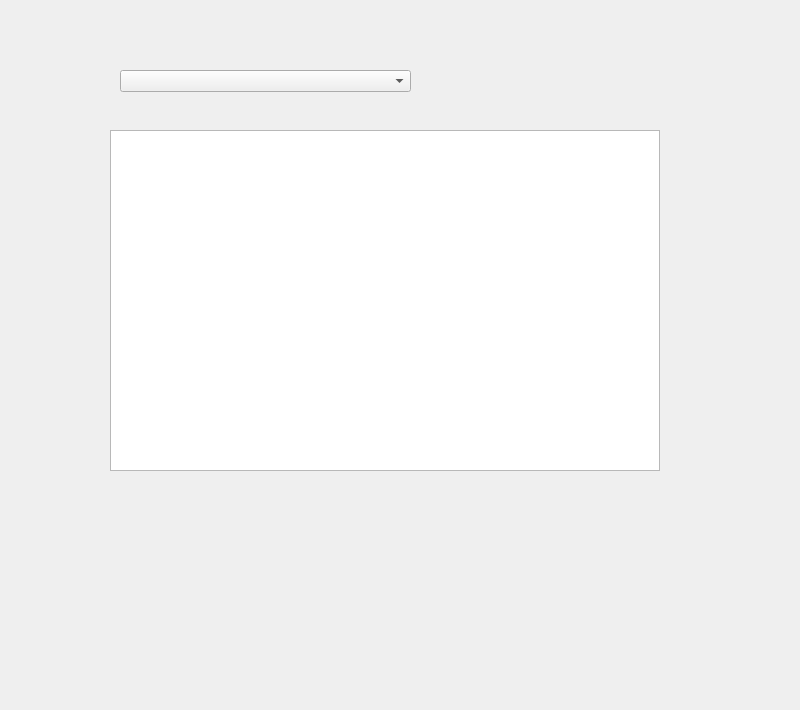
<?xml version="1.0" encoding="UTF-8"?>
<ui version="4.0">
 <class>Before</class>
 <widget class="QMainWindow" name="Before">
  <property name="geometry">
   <rect>
    <x>0</x>
    <y>0</y>
    <width>800</width>
    <height>710</height>
   </rect>
  </property>
  <property name="windowTitle">
   <string>Pricer</string>
  </property>
  <widget class="QWidget" name="centralwidget">
   <widget class="QTextBrowser" name="Details">
    <property name="geometry">
     <rect>
      <x>110</x>
      <y>130</y>
      <width>550</width>
      <height>341</height>
     </rect>
    </property>
   </widget>
   <widget class="QComboBox" name="Names">
    <property name="geometry">
     <rect>
      <x>120</x>
      <y>70</y>
      <width>291</width>
      <height>22</height>
     </rect>
    </property>
   </widget>
  </widget>
 </widget>
 <resources/>
 <connections/>
</ui>
